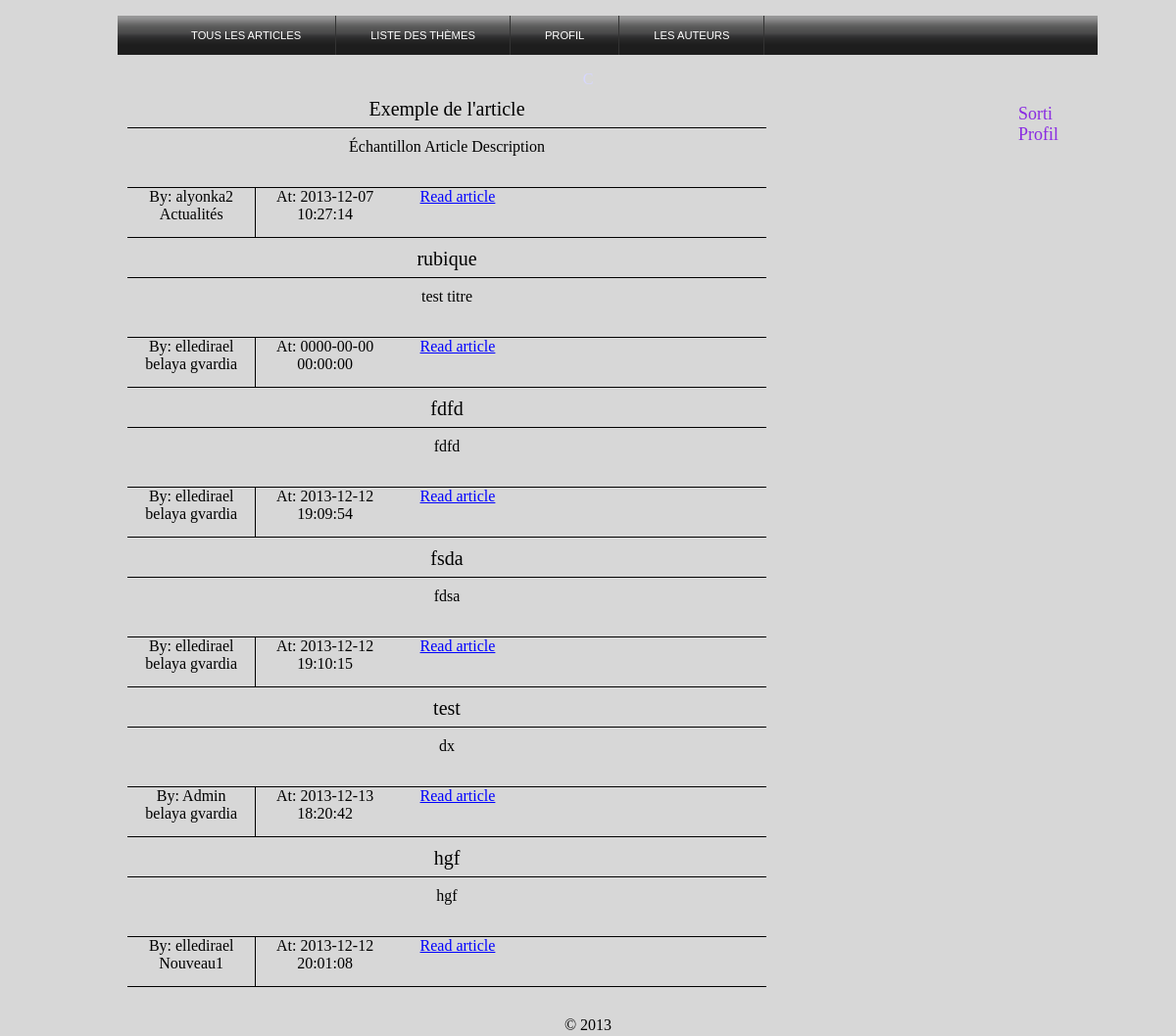
The app's page /index.php?page=theme&action=showall (signed in) with its own data.
### tables this page shows
CREATE TABLE IF NOT EXISTS `articles` (
  `id` int(11) NOT NULL AUTO_INCREMENT,
  `theme_id` int(11) NOT NULL,
  `header` varchar(255) NOT NULL,
  `description` text NOT NULL,
  `content` text NOT NULL,
  `date` datetime NOT NULL,
  `creator` int(11) NOT NULL,
  PRIMARY KEY (`id`)
);

CREATE TABLE IF NOT EXISTS `users` (
  `id` tinyint(4) NOT NULL AUTO_INCREMENT,
  `login` varchar(60) NOT NULL,
  `email` varchar(60) NOT NULL,
  `password` varchar(32) NOT NULL,
  `role` int(11) NOT NULL DEFAULT '0',
  PRIMARY KEY (`id`)
);

CREATE TABLE IF NOT EXISTS `themes` (
  `id` int(11) NOT NULL AUTO_INCREMENT,
  `name` varchar(255) NOT NULL,
  `description` text NOT NULL,
  PRIMARY KEY (`id`)
);

### config/db.php (called while the page is built, shortened)
<?php
	class Db{
		private $connection ;
		function __construct() {
			$this->open_connection() ;
		}
		private function open_connection() {
                        $this->connection = new PDO("mysql:host=localhost;dbname=elledirael", 'root', '');
                        $this->connection->query("set character set utf8");
		}
		public function sql($query) {
                        $result = $this->connection->query($query);
			return $result ;
		}
	}
?>

### index.php (called while the page is built, shortened)
<?php
    require 'views/menu.php';
    require 'views/body.php';
    require 'views/footer.php';
?>

### models/mthemes.php (called while the page is built, shortened)
<?php
class ThemesModel extends Db {
    function fetchAssoc($sql) {
        $result = $this->sql($sql);
        $return_result = array();
        foreach($result as $res){
            $return_result[] = $res;
        }
        return $return_result;
    }
    function getAllArticles() {
        $sql = "SELECT ar.header, ar.description, ar.id, ar.content, usr.login, th.name, "
                . " ar.date FROM articles AS ar "
                . "LEFT JOIN users AS usr ON ar.creator = usr.id "
                . "LEFT JOIN themes AS th ON ar.theme_id = th.id";
        return $this->fetchAssoc($sql);
    }
}
?>

### views/themes/all_articles.php (the view)
<?php
    $articles = $modelThemes->getAllArticles();
    foreach ($articles as $key => $value) { ?>
    <div class ="article" >
        <div style="height: 30px; border-bottom: 1px solid black; font-size: 20px;">
            <?php echo $value['header']?></div>
        <div style="height: 50px; text-overflow: ellipsis; margin-top: 10px; border-bottom: 1px solid black;">
            <?php echo $value['description'] ?></div>
        <div style="height: 50px; float: left; width: 20%; min-width: 100px; border-right: 1px solid black;">
            By: <?php echo $value['login']?><br/>
            <?php echo $value['name'] ?>
        </div>
        <div style="height: 50px; margin-left: 5px; float: left; width: 20%; min-width: 100px;">
            At: <?php echo $value['date']?></div>
        <div style="height: 50px; margin-left: 5px; float: left; width: 20%; min-width: 100px;">
            <a href="?page=theme&action=readsolo&id=<?php echo $value['id']?>">Read article</a></div>
    </div>
<?php
}
?>

### css/mainpage.css (style rules this page uses)
a, a:visited { color: #0000FF; }

### css/main.css (style rules this page uses)
html,body { margin:0; padding:0; text-align:center; height:100%; background-color: #D7D7D7; }
.article { margin: 10px; border-bottom: 1px solid black; }
.article:after, #wrapper:after { clear: both; content: ""; display: block; }

### records on screen
articles: header "Exemple de l'article", description "Échantillon Article Description", users.login "alyonka2", theme.name "Actualités", date "2013-12-07 10:27:14"
articles: header "rubique", description "test titre", users.login "elledirael", theme.name "belaya gvardia", date "0000-00-00 00:00:00"
articles: header "fdfd", description "fdfd", users.login "elledirael", theme.name "belaya gvardia", date "2013-12-12 19:09:54"
articles: header "fsda", description "fdsa", users.login "elledirael", theme.name "belaya gvardia", date "2013-12-12 19:10:15"
articles: header "test", description "dx", users.login "Admin", theme.name "belaya gvardia", date "2013-12-13 18:20:42"
articles: header "hgf", description "hgf", users.login "elledirael", theme.name "Nouveau1", date "2013-12-12 20:01:08"
